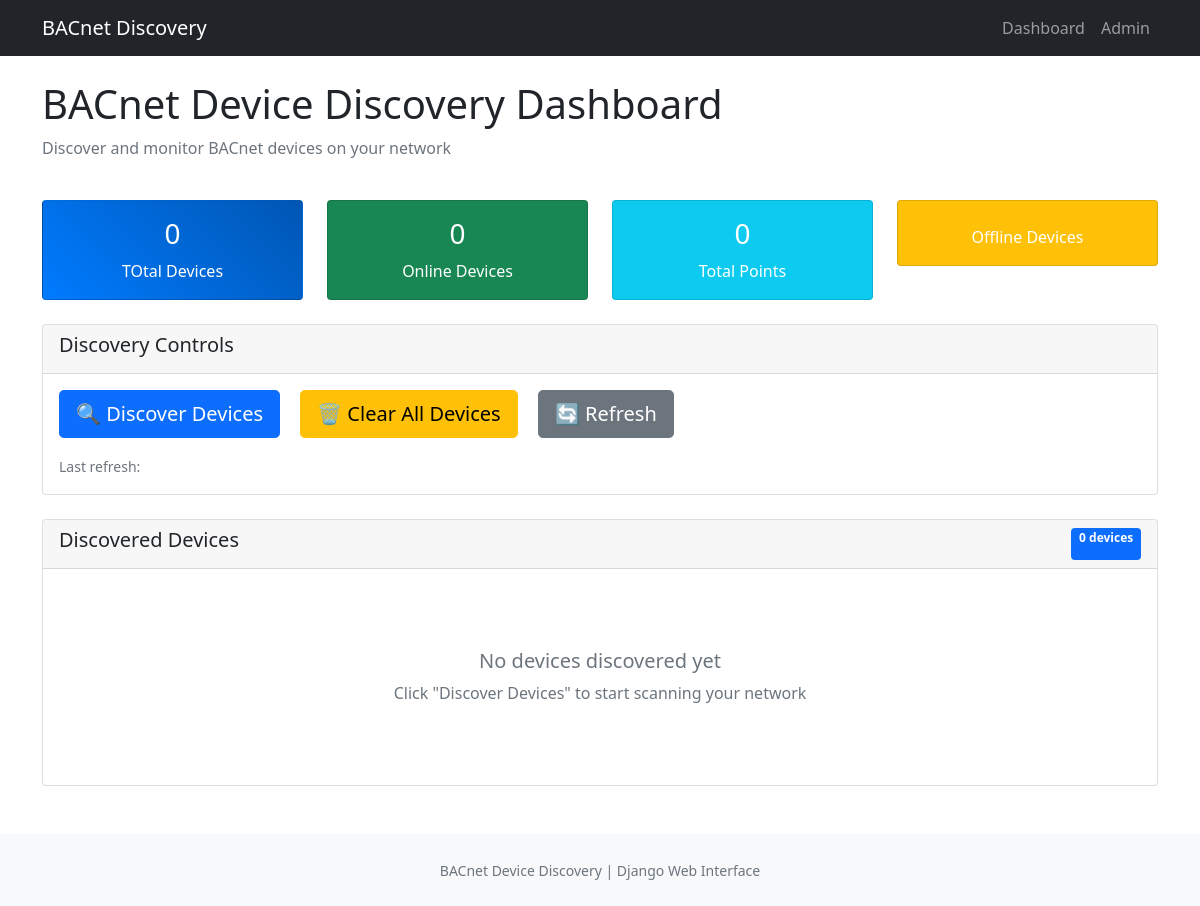
Before: / with the older database file.
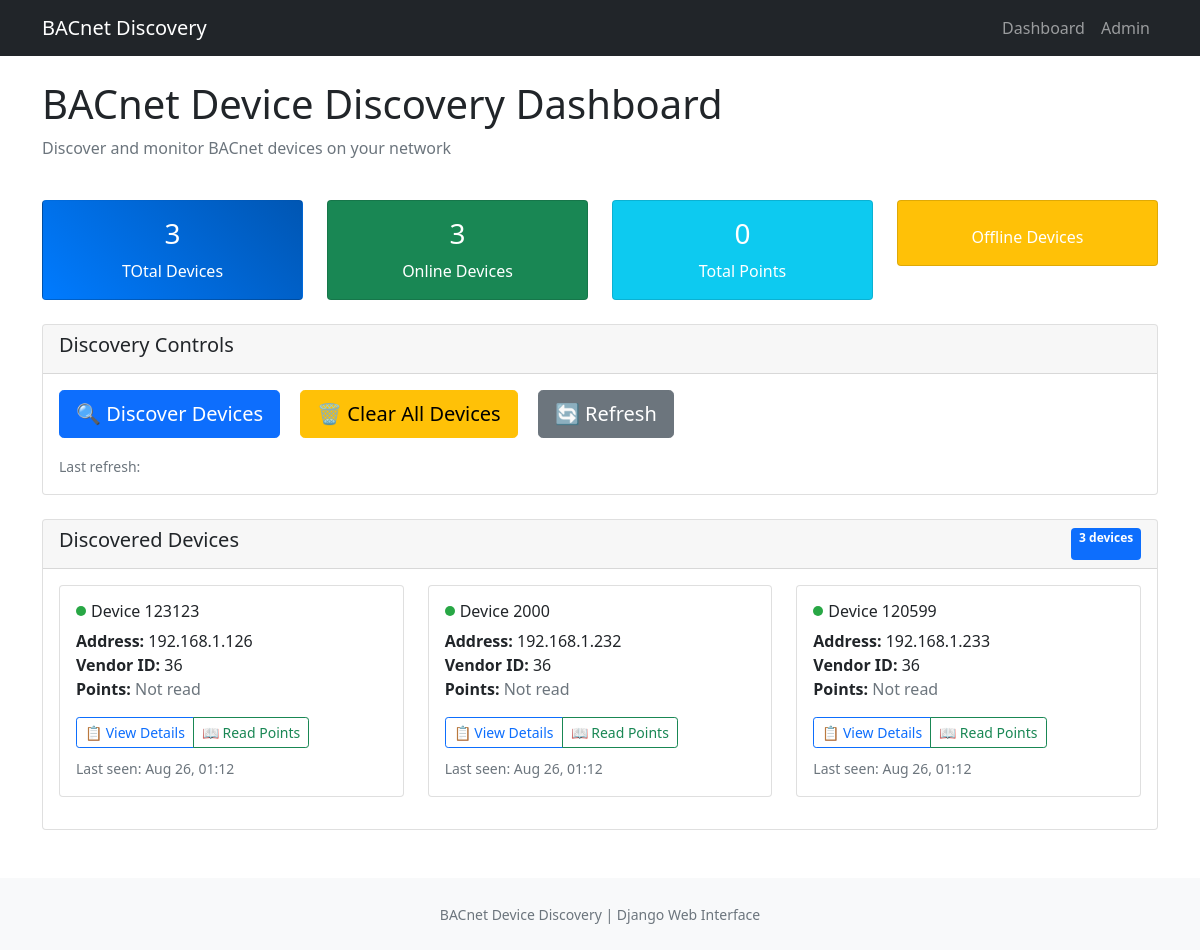
After: the same page with the newer database file.
### discovery/models.py (models this page shows, shortened)
class BACnetDevice(models.Model):
    device_id = models.IntegerField(
        unique=True, help_text="BACnet device instance number"
    )
    address = models.CharField(max_length=50, help_text="IP address of device")
    vendor_id = models.IntegerField(help_text="BACnet vendor ID")
    first_seen = models.DateTimeField(auto_now_add=True)
    last_seen = models.DateTimeField(auto_now_add=True)
    is_online = models.BooleanField(default=True)
    points_read = models.BooleanField(default=True)
    class Meta:
        ordering = ["device_id"]
        verbose_name = "BACnet Device"
        verbose_name_plural = "BACnet Devices"

### discovery/views.py (the view)
# urls.py: path("", views.dashboard, name="dashboard"),
def dashboard(request):
    devices = (
        BACnetDevice.objects.all()
        .annotate(point_count=Count("points"))
        .order_by("-last_seen")
    )
    context = {
        "devices": devices,
        "total_devices": devices.count(),
        "online_devices": devices.filter(is_online=True).count(),
        "total_points": BACnetPoint.objects.count(),
    }
    return render(request, "discovery/dashboard.html", context)

### discovery/templates/discovery/dashboard.html (shortened to what this page needs)
{% extends 'discovery/base.html' %}
{% block content %}
<div class="row mb-4">
    <div class="col">
        <h1>BACnet Device Discovery Dashboard</h1>
        <p class="text-muted">Discover and monitor BACnet devices on your network</p>
    </div>
</div>
<div class="row mb-4">
    <div class="col-md-3">
        <div class="card card-stats">
            <div class="card-body text-center">
                <h3 class="card-title">{{ total_devices }}</h3>
                <p class="card-text">TOtal Devices</p>
            </div>
        </div>
    </div>
    <div class="col-md-3">
        <div class="card text-white bg-success">
            <div class="card-body text-center">
                <h3 class="card-title">{{ online_devices }}</h3>
                <p class="card-text">Online Devices</p>
            </div>
        </div>
    </div>
    <div class="col-md-3">
        <div class="card text-white bg-info">
            <div class="card-body text-center">
                <h3 class="card-title">{{ total_points }}</h3>
                <p class="card-text">Total Points</p>
            </div>
        </div>
    </div>
    <div class="col-md-3">
        <div class="card text-white bg-warning">
            <div class="card-body text-center">
                <p class="card-text">Offline Devices</p>
            </div>
        </div>
    </div>
</div>
<div class="row mb-4">
    <div class="col">
        <div class="card">
            <div class="card-header">
                <h5>Discovery Controls</h5>
            </div>
            <div class="card-body">
                <button id="discover-btn" class="btn btn-primary btn-lg me-3">
                    🔍 Discover Devices
                </button>
                <button id="clear-btn" class="btn btn-warning btn-lg me-3">
                    🗑️ Clear All Devices
                </button>
                <button id="refresh-btn" class="btn btn-secondary btn-lg">
                    🔄 Refresh
                </button>
                <div class="mt-3">
                    <small class="text-muted">
                        Last refresh:
                    </small>
                </div>
            </div>
        </div>
    </div>
</div>
<div class="row">
    <div class="col">
        <div class="card">
            <div class="card-header d-flex justify-content-between">
                <h5>Discovered Devices</h5>
                <span class="badge bg-primary">{{ devices|length }} devices</span>
            </div>
            <div class="card-body">
                {% if devices %}
                    <div class="row" id="devices-container">
                        {% for device in devices %}
                        <div class="col-md-6 col-lg-4 mb-3">
                            <div class="card device-card">
                                <div class="card-body">
                                    <div class="d-flex align-items-center mb-2">
                                        <span class="online-indicator {% if device.is_online %}online {% else %}offline{% endif %}"></span>
                                        <h6 class="card-title mb-0">Device {{ device.device_id }}</h6>
                                    </div>
                                    <p class="card-text">
                                        <strong>Address:</strong> {{ device.address }}<br>
                                        <strong>Vendor ID:</strong> {{ device.vendor_id }}<br>
                                        <strong>Points:</strong>
                                        {% if device.points_read %}
                                            <span class="text-success">{{ device.point_count }} points</span>
                                        {% else %}
                                            <span class="text-muted">Not read</span>
                                        {% endif %}
                                    </p>
                                    <div class="btn-group btn-group-sm">
                                        <a href="{% url 'discovery:device_detail' device.device_id %}" class="btn btn-outline-primary">
                                            📋 View Details
                                        </a>
                                        <button class="btn btn-outline-success read-points-btn" data-device-id="{{ device.device_id }}">
                                            📖 Read Points
                                        </button>
                                    </div>
                                    <div class="mt-2">
                                        <small class="text-muted">
                                            Last seen: {{ device.last_seen|date:"M d, H:i" }}
                                        </small>
                                    </div>
                                </div>
                            </div>
                        </div>
                        {% endfor %}
                    </div>
                    {% else %}
                        <div class="text-center py-5">
                            <h5 class="text-muted">No devices discovered yet</h5>
                            <p class="text-muted">Click "Discover Devices" to start scanning your network</p>
                        </div>
                    {% endif %}
            </div>
        </div>
    </div>
</div>
{% endblock %}

### discovery/templates/discovery/base.html (shortened to what this page needs)
<!DOCTYPE html>
<html lang="en">
    <head>
        <link href="https://cdn.jsdelivr.net/npm/bootstrap@5.1.3/dist/css/bootstrap.min.css" rel="stylesheet">
    </head>
<body>
    <nav class="navbar navbar-expand-lg navbar-dark bg-dark">
        <div class="container">
            <a class="navbar-brand" href="{% url 'discovery:dashboard' %}">BACnet Discovery</a>
            <div class="navbar-nav">
                <a class="nav-link" href="{% url 'discovery:dashboard' %}">Dashboard</a>
                <a class="nav-link" href="/admin/">Admin</a>
            </div>
        </div>
    </nav>
    <div class="container mt-4">
        {% block content %}{% endblock %}
    </div>
    <footer class="bg-light mt-5 py-4">
        <div class="container text-center">
            <small class="text-muted">
                BACnet Device Discovery | Django Web Interface
            </small>
        </div>
    </footer>
</body>
</html>

### discovery/templates/discovery/base.html (style rules this page uses)
.online-indicator { width: 10px; height: 10px; border-radius: 50%; display: inline-block; margin-right: 5px; }
.online { background-color: #28a745; }
.card-stats { background: linear-gradient(45deg, #007bff, #0056b3); color: white; }
.device-card { transition: transform 0.2s; }

Changed rows visible on the page:
added BACnetDevice: is_online True (drawn), device_id "123123", address "192.168.1.126", vendor_id "36", points_read "Not read", last_seen "Aug 26, 01:12"
added BACnetDevice: is_online True (drawn), device_id "2000", address "192.168.1.232", vendor_id "36", points_read "Not read", last_seen "Aug 26, 01:12"
added BACnetDevice: is_online True (drawn), device_id "120599", address "192.168.1.233", vendor_id "36", points_read "Not read", last_seen "Aug 26, 01:12"
Other visible differences:
{{ total_devices }}: "0" → "3"
{{ online_devices }}: "0" → "3"
{{ devices|length }}: "0" → "3"
text no longer shown: "No devices discovered yet Click \"Discover Devices\" to start scanning your network"
